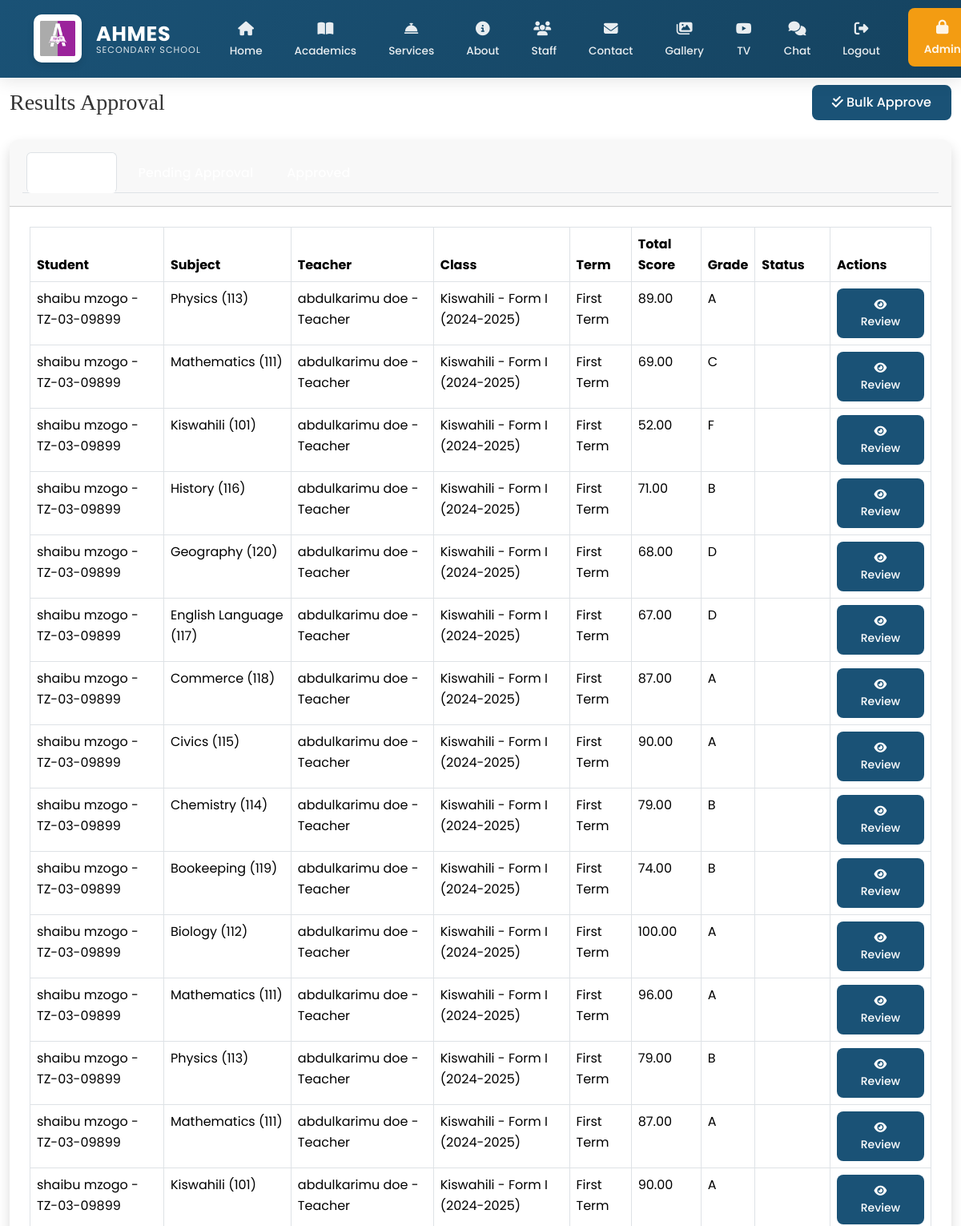
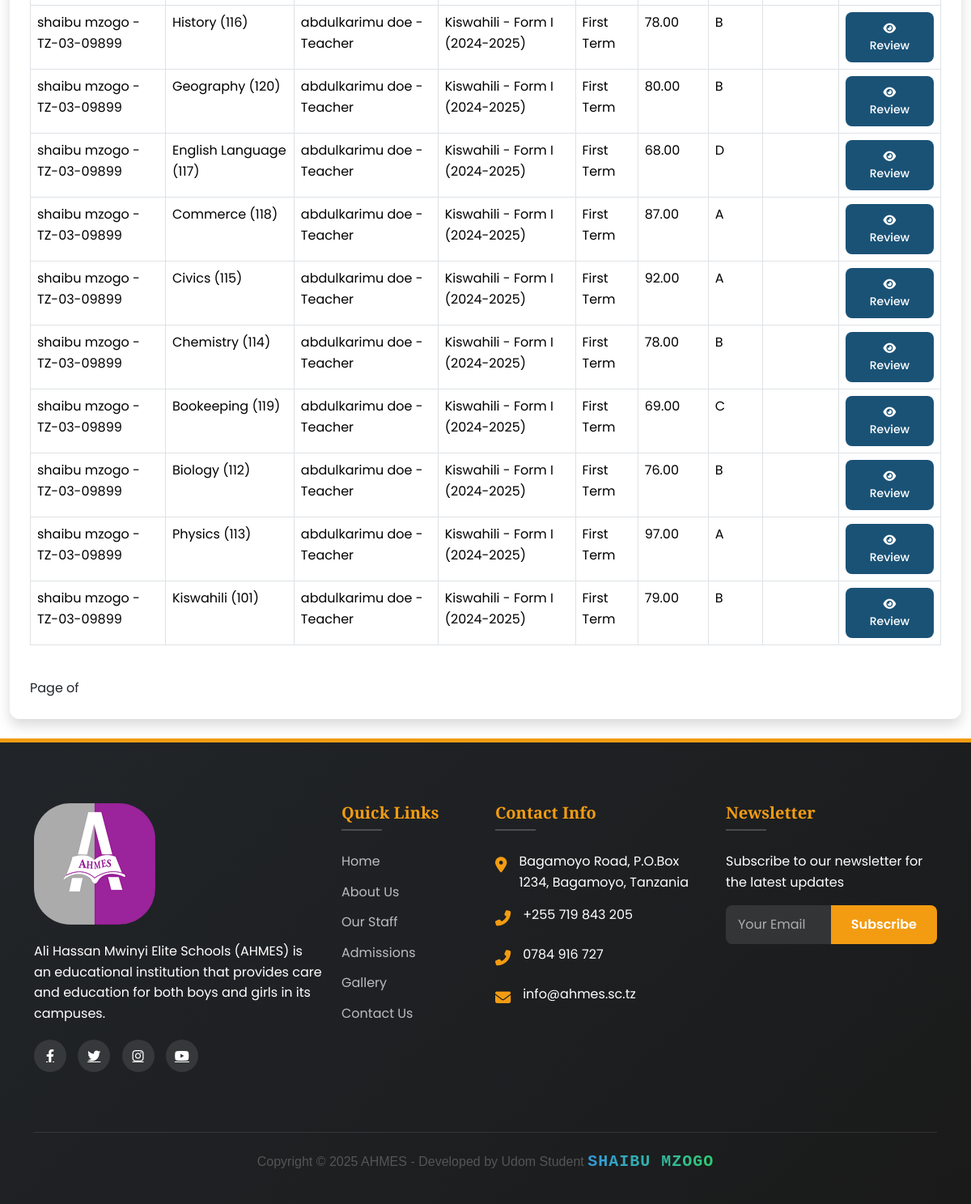
The page /ad/results/ (signed in) on the database as committed earlier (2 pictures, top to bottom).
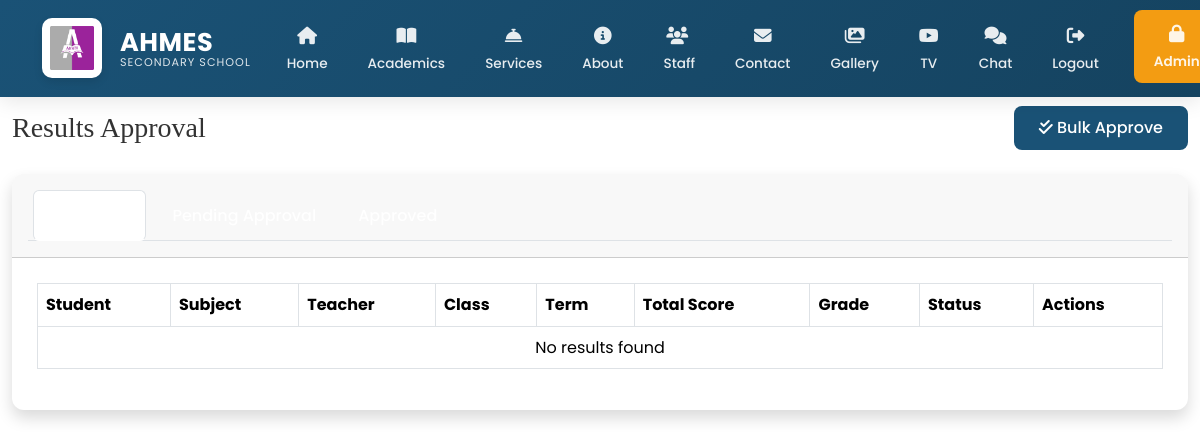
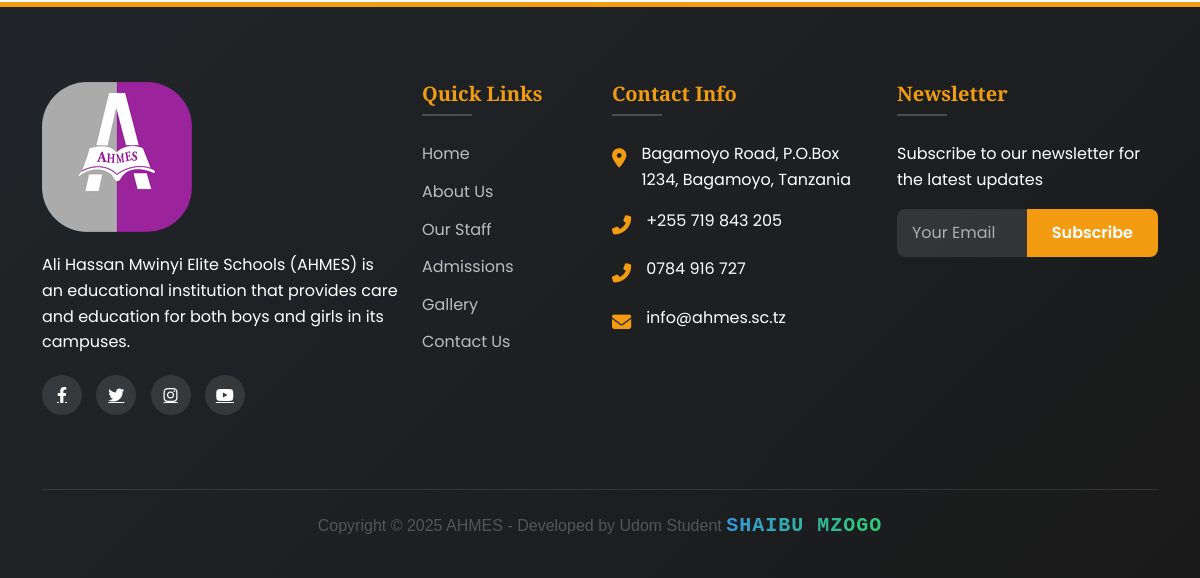
The same page on the database as committed later (2 pictures, top to bottom).
### main/models.py (models this page shows, shortened)
class Result(models.Model):
    TERM_CHOICES = [('1','First Term'),('2','Second Term')]
    student = models.ForeignKey(Student, on_delete=models.CASCADE, related_name='results')
    subject = models.ForeignKey(Subject, on_delete=models.CASCADE)
    school_class = models.ForeignKey(SchoolClass, on_delete=models.CASCADE)
    term = models.CharField(max_length=1, choices=TERM_CHOICES)
    academic_year = models.CharField(max_length=20)
    week_number = models.PositiveSmallIntegerField()
    exam_score = models.DecimalField(max_digits=5, decimal_places=2)
    total_score = models.DecimalField(max_digits=5, decimal_places=2, editable=False)
    grade = models.CharField(max_length=2, editable=False)
    remark = models.CharField(max_length=100, editable=False)
    teacher = models.ForeignKey(StaffMember, on_delete=models.CASCADE, related_name='results_given')
    is_approved = models.BooleanField(default=False)
    approved_by = models.ForeignKey(User, null=True, blank=True, on_delete=models.SET_NULL, related_name='approved_results')
    date_approved = models.DateTimeField(null=True, blank=True)
    class Meta:
        unique_together = ('student','subject','term','academic_year','week_number')

class Student(models.Model):
    GENDER_CHOICES = [
        ('M', 'Male'),
        ('F', 'Female'),
    ]
    user = models.OneToOneField(
        User,
        on_delete=models.CASCADE,
        related_name='student_profile',
        null=True,
        blank=True
    )
    first_name = models.CharField(max_length=100)
    middle_name = models.CharField(max_length=100, blank=True)
    last_name = models.CharField(max_length=100)
    gender = models.CharField(max_length=1, choices=GENDER_CHOICES)
    date_of_birth = models.DateField()
    admission_number = models.CharField(max_length=20, unique=True)
    campus = models.ForeignKey(
        Campus,
        on_delete=models.CASCADE,
        related_name='students'
    )
    level = models.ForeignKey(
        Level,
        on_delete=models.CASCADE,
        related_name='students'
    )
    admission_date = models.DateField()
    parent = models.ForeignKey(
        Parent,
        on_delete=models.CASCADE,
        related_name='students',
        null=True,
        blank=True
    )
    profile_picture = CloudinaryField(
        'students/profile_pictures',
        folder="school/students/profile_pictures",
        transformation={'quality': 'auto:good', 'width': 300, 'height': 300, 'crop': 'fill'},
        blank=True,
        null=True
    )
    created_at = models.DateTimeField(auto_now_add=True)
    updated_at = models.DateTimeField(auto_now=True)
    def __str__(self):
        return f"{self.first_name} {self.last_name} - {self.admission_number}"
    class Meta:
        ordering = ['-created_at']
        verbose_name = 'Student'
        verbose_name_plural = 'Students'

class Subject(models.Model):
    name = models.CharField(max_length=100)
    code = models.CharField(max_length=20, unique=True)
    description = models.TextField(blank=True)
    level = models.ForeignKey(Level, on_delete=models.CASCADE, related_name='subjects')
    def __str__(self):
        return f"{self.name} ({self.code})"

class StaffMember(models.Model):
    POSITION_CHOICES = [
        ('Teacher', 'Teacher'),
        ('Administrator', 'Administrator'),
        ('Support', 'Support Staff'),
    ]
    user = models.OneToOneField(
        User,
        on_delete=models.CASCADE,
        related_name='staff_profile',
        null=True,
        blank=True
    )
    first_name = models.CharField(max_length=100)
    middle_name = models.CharField(max_length=100, blank=True)
    last_name = models.CharField(max_length=100)
    position = models.CharField(max_length=50, choices=POSITION_CHOICES)
    office_number = models.CharField(max_length=20, blank=True)
    office_location = models.CharField(max_length=200, blank=True)
    specialization = models.CharField(max_length=200)
    campus = models.ForeignKey(
        Campus,
        on_delete=models.CASCADE,
        related_name='staff_members'
    )
    phone = models.CharField(max_length=20)
    email = models.EmailField()
    joined_date = models.DateField()
    image = CloudinaryField('staff', folder="school/staff",
                          transformation={'quality': 'auto:good'})
    created_at = models.DateTimeField(auto_now_add=True)
    updated_at = models.DateTimeField(auto_now=True)
    def __str__(self):
        return f"{self.first_name} {self.last_name} - {self.position}"
    class Meta:
        ordering = ['-created_at']
        verbose_name = 'Staff Member'
        verbose_name_plural = 'Staff Members'

class SchoolClass(models.Model):
    name = models.CharField(max_length=100)
    level = models.ForeignKey(Level, on_delete=models.CASCADE)
    teacher = models.ForeignKey(StaffMember, on_delete=models.CASCADE)
    students = models.ManyToManyField(Student)
    academic_year = models.CharField(max_length=20)
    created_at = models.DateTimeField(auto_now_add=True)
    updated_at = models.DateTimeField(auto_now=True)
    def __str__(self):
        return f"{self.name} - {self.level.name} ({self.academic_year})"

class Level(models.Model):
    name = models.CharField(max_length=100)
    description = models.TextField()

### main/views.py (the view)
# urls.py: path('ad/results/', views.admin_result_dashboard, name='admin_result_dashboard'),
@login_required
@user_passes_test(is_academic_admin)
def admin_result_dashboard(request):
    status = request.GET.get('status', None)
    results = Result.objects.all()
    if status == 'pending':
        results = results.filter(is_approved=False)
        title = "Pending Approval Results"
    elif status == 'approved':
        results = results.filter(is_approved=True)
        title = "Approved Results"
    else:
        title = "All Results"
    if status == 'approved':
        results = results.order_by('-date_approved')
    else:
        results = results.order_by('-id')  # or another field you want to sort by
    paginator = Paginator(results, 25)  # Show 25 results per page
    page_number = request.GET.get('page')
    page_obj = paginator.get_page(page_number)
    return render(request, 'academics/admin_result_dashboard.html', {
        'results': page_obj,
        'title': title,
        'is_paginated': paginator.num_pages > 1,
    })

### main/templates/academics/admin_result_dashboard.html (shortened to what this page needs)
{% extends 'main/base.html' %}
{% load static %}
{% block content %}
<div class="container-fluid">
  <div class="d-sm-flex align-items-center justify-content-between mb-4">
    <h1 class="h3 mb-0 text-gray-800">Results Approval</h1>
    <a href="{% url 'bulk_approve_results' %}" class="btn btn-primary">
      <i class="fas fa-check-double mr-2"></i> Bulk Approve
    </a>
  </div>
  <div class="card shadow mb-4">
    <div class="card-header py-3">
      <ul class="nav nav-tabs">
        <li class="nav-item" >
          <a class="nav-link {% if not request.GET.status %}active{% endif %}"
             href="{% url 'admin_result_dashboard' %}" >
          </a>
        </li>
        <li class="nav-item">
          <a class="nav-link {% if request.GET.status == 'pending' %}active{% endif %}"
             href="{% url 'admin_result_dashboard' %}?status=pending">
          </a>
        </li>
        <li class="nav-item">
          <a class="nav-link {% if request.GET.status == 'approved' %}active{% endif %}"
             href="{% url 'admin_result_dashboard' %}?status=approved">
          </a>
        </li>
      </ul>
    </div>
    <div class="card-body">
      <div class="table-responsive">
        <table class="table table-bordered" width="100%" cellspacing="0">
          <thead>
            <tr>
              <th>Student</th>
              <th>Subject</th>
              <th>Teacher</th>
              <th>Class</th>
              <th>Term</th>
              <th>Total Score</th>
              <th>Grade</th>
              <th>Status</th>
              <th>Actions</th>
            </tr>
          </thead>
          <tbody>
            {% for result in results %}
            <tr>
              <td>{{ result.student }}</td>
              <td>{{ result.subject }}</td>
              <td>{{ result.teacher }}</td>
              <td>{{ result.school_class }}</td>
              <td>{{ result.get_term_display }}</td>
              <td>{{ result.total_score }}</td>
              <td>{{ result.grade }}</td>
              <td>
                {% if result.is_approved %}
                  <span class="badge badge-success">Approved</span>
                {% else %}
                  <span class="badge badge-warning">Pending</span>
                {% endif %}
              </td>
              <td>
                <a href="{% url 'review_result' result.id %}" class="btn btn-sm btn-primary">
                  <i class="fas fa-eye"></i> Review
                </a>
              </td>
            </tr>
            {% empty %}
            <tr>
              <td colspan="9" class="text-center">No results found</td>
            </tr>
            {% endfor %}
          </tbody>
        </table>
      </div>
      {% if is_paginated %}
      <div class="pagination mt-4">
        <span class="page-links">
          <span class="page-current">
            Page {{ page_obj.number }} of {{ page_obj.paginator.num_pages }}
          </span>
        </span>
      </div>
      {% endif %}
    </div>
  </div>
</div>
{% endblock %}

Rows that differ between the two databases and show on the page:
removed Result: student "shaibu mzogo - TZ-03-09899", subject "Physics (113)", teacher "abdulkarimu doe - Teacher", school_class "Kiswahili - Form I (2024-2025)", term "First Term", total_score "89.00", grade "A"
removed Result: student "shaibu mzogo - TZ-03-09899", subject "Mathematics (111)", teacher "abdulkarimu doe - Teacher", school_class "Kiswahili - Form I (2024-2025)", term "First Term", total_score "69.00", grade "C"
removed Result: student "shaibu mzogo - TZ-03-09899", subject "Kiswahili (101)", teacher "abdulkarimu doe - Teacher", school_class "Kiswahili - Form I (2024-2025)", term "First Term", total_score "52.00", grade "F"
removed Result: student "shaibu mzogo - TZ-03-09899", subject "History (116)", teacher "abdulkarimu doe - Teacher", school_class "Kiswahili - Form I (2024-2025)", term "First Term", total_score "71.00", grade "B"
removed Result: student "shaibu mzogo - TZ-03-09899", subject "Geography (120)", teacher "abdulkarimu doe - Teacher", school_class "Kiswahili - Form I (2024-2025)", term "First Term", total_score "68.00", grade "D"
removed Result: student "shaibu mzogo - TZ-03-09899", subject "English Language (117)", teacher "abdulkarimu doe - Teacher", school_class "Kiswahili - Form I (2024-2025)", term "First Term", total_score "67.00", grade "D"
removed Result: student "shaibu mzogo - TZ-03-09899", subject "Commerce (118)", teacher "abdulkarimu doe - Teacher", school_class "Kiswahili - Form I (2024-2025)", term "First Term", total_score "87.00", grade "A"
removed Result: student "shaibu mzogo - TZ-03-09899", subject "Civics (115)", teacher "abdulkarimu doe - Teacher", school_class "Kiswahili - Form I (2024-2025)", term "First Term", total_score "90.00", grade "A"
removed Result: student "shaibu mzogo - TZ-03-09899", subject "Chemistry (114)", teacher "abdulkarimu doe - Teacher", school_class "Kiswahili - Form I (2024-2025)", term "First Term", total_score "79.00", grade "B"
removed Result: student "shaibu mzogo - TZ-03-09899", subject "Bookeeping (119)", teacher "abdulkarimu doe - Teacher", school_class "Kiswahili - Form I (2024-2025)", term "First Term", total_score "74.00", grade "B"
removed Result: student "shaibu mzogo - TZ-03-09899", subject "Biology (112)", teacher "abdulkarimu doe - Teacher", school_class "Kiswahili - Form I (2024-2025)", term "First Term", total_score "100.00", grade "A"
removed Result: student "shaibu mzogo - TZ-03-09899", subject "Mathematics (111)", teacher "abdulkarimu doe - Teacher", school_class "Kiswahili - Form I (2024-2025)", term "First Term", total_score "96.00", grade "A"
removed Result: student "shaibu mzogo - TZ-03-09899", subject "Physics (113)", teacher "abdulkarimu doe - Teacher", school_class "Kiswahili - Form I (2024-2025)", term "First Term", total_score "79.00", grade "B"
removed Result: student "shaibu mzogo - TZ-03-09899", subject "Mathematics (111)", teacher "abdulkarimu doe - Teacher", school_class "Kiswahili - Form I (2024-2025)", term "First Term", total_score "87.00", grade "A"
removed Result: student "shaibu mzogo - TZ-03-09899", subject "Kiswahili (101)", teacher "abdulkarimu doe - Teacher", school_class "Kiswahili - Form I (2024-2025)", term "First Term", total_score "90.00", grade "A"
removed Result: student "shaibu mzogo - TZ-03-09899", subject "History (116)", teacher "abdulkarimu doe - Teacher", school_class "Kiswahili - Form I (2024-2025)", term "First Term", total_score "78.00", grade "B"
removed Result: student "shaibu mzogo - TZ-03-09899", subject "Geography (120)", teacher "abdulkarimu doe - Teacher", school_class "Kiswahili - Form I (2024-2025)", term "First Term", total_score "80.00", grade "B"
removed Result: student "shaibu mzogo - TZ-03-09899", subject "English Language (117)", teacher "abdulkarimu doe - Teacher", school_class "Kiswahili - Form I (2024-2025)", term "First Term", total_score "68.00", grade "D"
removed Result: student "shaibu mzogo - TZ-03-09899", subject "Commerce (118)", teacher "abdulkarimu doe - Teacher", school_class "Kiswahili - Form I (2024-2025)", term "First Term", total_score "87.00", grade "A"
removed Result: student "shaibu mzogo - TZ-03-09899", subject "Civics (115)", teacher "abdulkarimu doe - Teacher", school_class "Kiswahili - Form I (2024-2025)", term "First Term", total_score "92.00", grade "A"
removed Result: student "shaibu mzogo - TZ-03-09899", subject "Chemistry (114)", teacher "abdulkarimu doe - Teacher", school_class "Kiswahili - Form I (2024-2025)", term "First Term", total_score "78.00", grade "B"
removed Result: student "shaibu mzogo - TZ-03-09899", subject "Bookeeping (119)", teacher "abdulkarimu doe - Teacher", school_class "Kiswahili - Form I (2024-2025)", term "First Term", total_score "69.00", grade "C"
removed Result: student "shaibu mzogo - TZ-03-09899", subject "Biology (112)", teacher "abdulkarimu doe - Teacher", school_class "Kiswahili - Form I (2024-2025)", term "First Term", total_score "76.00", grade "B"
removed Result: student "shaibu mzogo - TZ-03-09899", subject "Physics (113)", teacher "abdulkarimu doe - Teacher", school_class "Kiswahili - Form I (2024-2025)", term "First Term", total_score "97.00", grade "A"
removed Result: student "shaibu mzogo - TZ-03-09899", subject "Kiswahili (101)", teacher "abdulkarimu doe - Teacher", school_class "Kiswahili - Form I (2024-2025)", term "First Term", total_score "79.00", grade "B"
Other text that changed with them:
text no longer shown: "Page of"
text now shown: "No results found"
